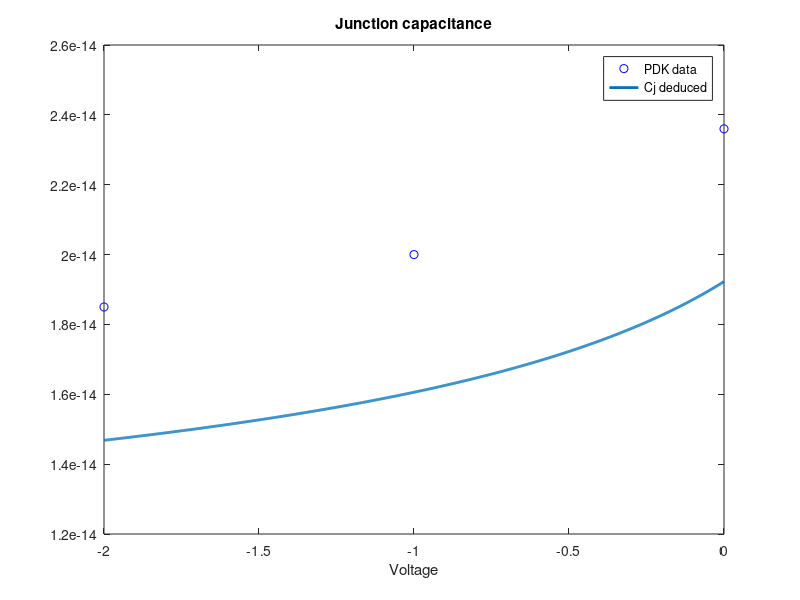

Reproduce this figure in MATLAB.
Na = 3.31e+17;
Nd =  6.44e+17 ;

eps_Si = 3.47^2;
eps_clad = 1.44^2;
eps_box = eps_clad;
e0 = 8.854e-14;
q = 1.6e-19;
ni = 1.07e10;
La = 2*pi*5*1e-4;
hrib = 0.2114*1e-4;


V0 = 0.0259*log(Na*Nd/ni^2);
V = linspace(-2,0,1000);
W = sqrt( 2*e0*eps_Si*(V0-V) / (q*Na*Nd*(Nd+Na)) ) * (Na+Nd);
Wp = W*Nd/(Na+Nd);
Wn = W*Na/(Na+Nd);
tpb = 0.25e-4;
tnb = 0.25e-4;
C_parallel = e0*eps_Si*hrib*La./W;
Cf = La*e0*(eps_clad+eps_box)/2/pi*log(2*pi*hrib./W);
k = sqrt( W.*(W+tpb).*(W+tnb+tpb)./ (W+tnb) );
k_pround = sqrt(1-k.^2);
C_top = La*e0*eps_clad*ellipke(k_pround) ./ellipke(k);
C_bottom = C_top;
Cj = C_parallel+Cf+C_top+C_bottom; 
Cj_pdk = [23.6*1e-15,20*1e-15,18.5*1e-15];

figure('Color','w')
plot([0,-1,-2],Cj_pdk,'b.','Marker','o')
hold on
plot(V,Cj,"Linewidth",2);
hold on
% plot(V,C_parallel,"Linewidth",2)
xlabel("Voltage");
title("Junction capacitance");
legend("PDK data","Cj deduced");
